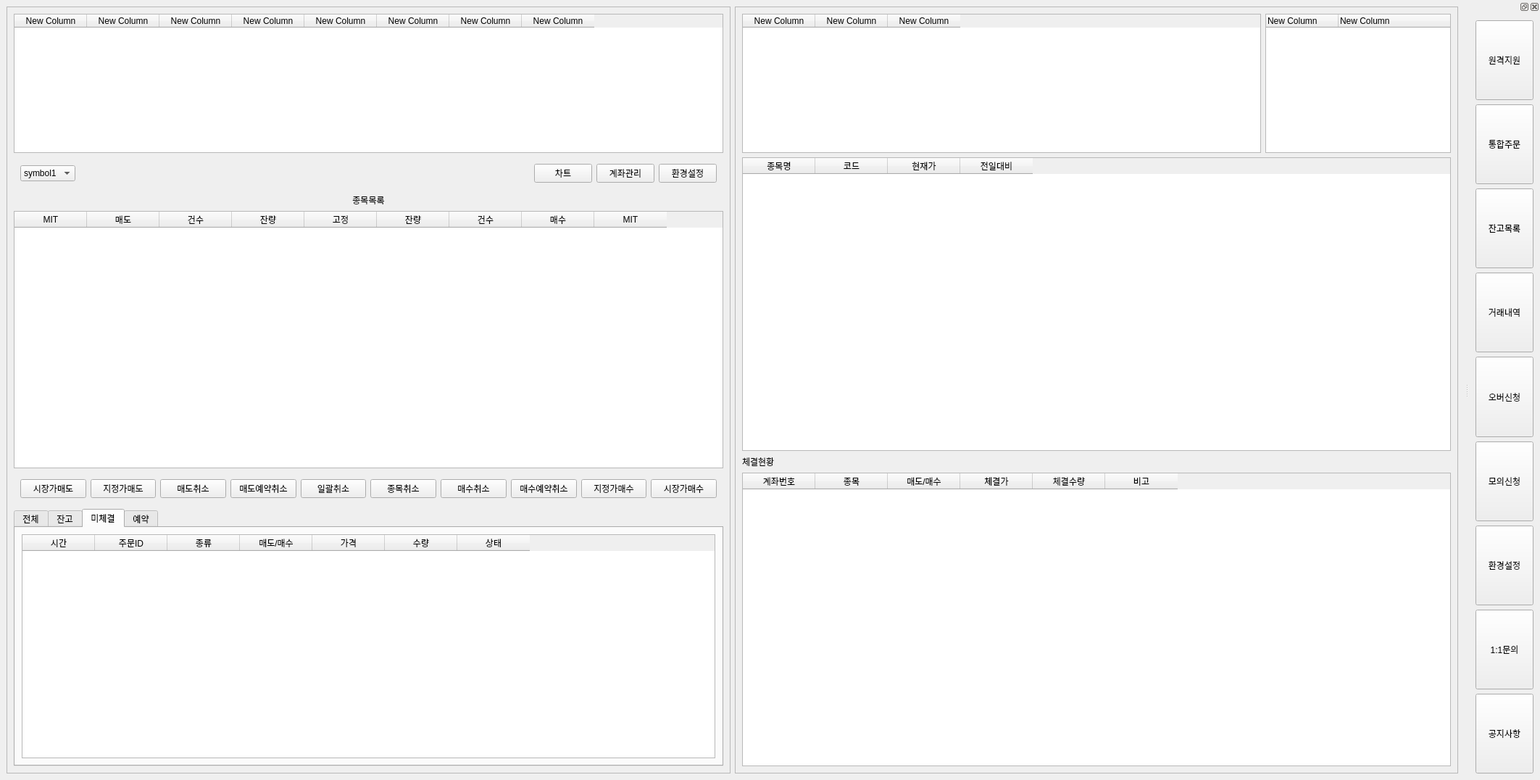
<?xml version="1.0" encoding="UTF-8"?>
<ui version="4.0">
 <class>MainWindow</class>
 <widget class="QMainWindow" name="MainWindow">
  <property name="geometry">
   <rect>
    <x>0</x>
    <y>0</y>
    <width>2125</width>
    <height>1076</height>
   </rect>
  </property>
  <property name="windowTitle">
   <string>나스닥100 호가창 예제 (확장형)</string>
  </property>
  <widget class="QWidget" name="centralwidget">
   <layout class="QHBoxLayout" name="mainLayout">
    <item>
     <widget class="QFrame" name="frame_left">
      <property name="frameShape">
       <enum>QFrame::StyledPanel</enum>
      </property>
      <layout class="QVBoxLayout" name="verticalLayout_left">
       <item>
        <widget class="QTableWidget" name="tableWidget">
         <property name="sizePolicy">
          <sizepolicy hsizetype="Expanding" vsizetype="Fixed">
           <horstretch>0</horstretch>
           <verstretch>0</verstretch>
          </sizepolicy>
         </property>
         <column>
          <property name="text">
           <string>New Column</string>
          </property>
         </column>
         <column>
          <property name="text">
           <string>New Column</string>
          </property>
         </column>
         <column>
          <property name="text">
           <string>New Column</string>
          </property>
         </column>
         <column>
          <property name="text">
           <string>New Column</string>
          </property>
         </column>
         <column>
          <property name="text">
           <string>New Column</string>
          </property>
         </column>
         <column>
          <property name="text">
           <string>New Column</string>
          </property>
         </column>
         <column>
          <property name="text">
           <string>New Column</string>
          </property>
         </column>
         <column>
          <property name="text">
           <string>New Column</string>
          </property>
         </column>
        </widget>
       </item>
       <item>
        <widget class="QFrame" name="frame_top">
         <property name="enabled">
          <bool>true</bool>
         </property>
         <property name="sizePolicy">
          <sizepolicy hsizetype="Minimum" vsizetype="Fixed">
           <horstretch>0</horstretch>
           <verstretch>0</verstretch>
          </sizepolicy>
         </property>
         <layout class="QHBoxLayout" name="horizontalLayout">
          <item>
           <widget class="QComboBox" name="drpbox_symbols">
            <item>
             <property name="text">
              <string>symbol1</string>
             </property>
            </item>
            <item>
             <property name="text">
              <string>symbol2</string>
             </property>
            </item>
            <item>
             <property name="text">
              <string>symbol3</string>
             </property>
            </item>
           </widget>
          </item>
          <item>
           <spacer name="horizontalSpacer">
            <property name="orientation">
             <enum>Qt::Horizontal</enum>
            </property>
            <property name="sizeHint" stdset="0">
             <size>
              <width>0</width>
              <height>0</height>
             </size>
            </property>
           </spacer>
          </item>
          <item>
           <widget class="QPushButton" name="button_chart">
            <property name="text">
             <string>차트</string>
            </property>
           </widget>
          </item>
          <item>
           <widget class="QPushButton" name="button_account">
            <property name="text">
             <string>계좌관리</string>
            </property>
           </widget>
          </item>
          <item>
           <widget class="QPushButton" name="button_setting">
            <property name="text">
             <string>환경설정</string>
            </property>
           </widget>
          </item>
         </layout>
        </widget>
       </item>
       <item>
        <widget class="QLabel" name="label_stocklist">
         <property name="text">
          <string>종목목록</string>
         </property>
         <property name="alignment">
          <set>Qt::AlignCenter</set>
         </property>
        </widget>
       </item>
       <item>
        <widget class="QTableWidget" name="table_hoga">
         <column>
          <property name="text">
           <string>MIT</string>
          </property>
         </column>
         <column>
          <property name="text">
           <string>매도</string>
          </property>
         </column>
         <column>
          <property name="text">
           <string>건수</string>
          </property>
         </column>
         <column>
          <property name="text">
           <string>잔량</string>
          </property>
         </column>
         <column>
          <property name="text">
           <string>고정</string>
          </property>
         </column>
         <column>
          <property name="text">
           <string>잔량</string>
          </property>
         </column>
         <column>
          <property name="text">
           <string>건수</string>
          </property>
         </column>
         <column>
          <property name="text">
           <string>매수</string>
          </property>
         </column>
         <column>
          <property name="text">
           <string>MIT</string>
          </property>
         </column>
        </widget>
       </item>
       <item>
        <widget class="QFrame" name="frame_buttons">
         <layout class="QHBoxLayout" name="horizontalLayout_buttons">
          <item>
           <widget class="QPushButton" name="button_sell_market_price">
            <property name="text">
             <string>시장가매도</string>
            </property>
           </widget>
          </item>
          <item>
           <widget class="QPushButton" name="button_sell_fix_price">
            <property name="text">
             <string>지정가매도</string>
            </property>
           </widget>
          </item>
          <item>
           <widget class="QPushButton" name="button_sell_cancel">
            <property name="text">
             <string>매도취소</string>
            </property>
           </widget>
          </item>
          <item>
           <widget class="QPushButton" name="button_sell_res_cancel">
            <property name="text">
             <string>매도예약취소</string>
            </property>
           </widget>
          </item>
          <item>
           <widget class="QPushButton" name="btn_cancel_orders">
            <property name="text">
             <string>일괄취소</string>
            </property>
           </widget>
          </item>
          <item>
           <widget class="QPushButton" name="button_item_cancel">
            <property name="text">
             <string>종목취소</string>
            </property>
           </widget>
          </item>
          <item>
           <widget class="QPushButton" name="button_buy_cancel">
            <property name="text">
             <string>매수취소</string>
            </property>
           </widget>
          </item>
          <item>
           <widget class="QPushButton" name="button_buy_res_cancel">
            <property name="text">
             <string>매수예약취소</string>
            </property>
           </widget>
          </item>
          <item>
           <widget class="QPushButton" name="button_buy_fix_price">
            <property name="text">
             <string>지정가매수</string>
            </property>
           </widget>
          </item>
          <item>
           <widget class="QPushButton" name="button_buy_market_price">
            <property name="text">
             <string>시장가매수</string>
            </property>
           </widget>
          </item>
         </layout>
        </widget>
       </item>
       <item>
        <widget class="QTabWidget" name="table_ready_trades">
         <property name="currentIndex">
          <number>2</number>
         </property>
         <widget class="QWidget" name="tab">
          <attribute name="title">
           <string>전체</string>
          </attribute>
          <layout class="QHBoxLayout" name="horizontalLayout_3">
           <item>
            <widget class="QTableWidget" name="tableWidget_6">
             <column>
              <property name="text">
               <string>New Column</string>
              </property>
             </column>
             <column>
              <property name="text">
               <string>New Column</string>
              </property>
             </column>
             <column>
              <property name="text">
               <string>New Column</string>
              </property>
             </column>
             <column>
              <property name="text">
               <string>New Column</string>
              </property>
             </column>
             <column>
              <property name="text">
               <string>New Column</string>
              </property>
             </column>
             <column>
              <property name="text">
               <string>New Column</string>
              </property>
             </column>
             <column>
              <property name="text">
               <string>New Column</string>
              </property>
             </column>
            </widget>
           </item>
          </layout>
         </widget>
         <widget class="QWidget" name="tab_2">
          <attribute name="title">
           <string>잔고</string>
          </attribute>
          <layout class="QGridLayout" name="gridLayout_2">
           <item row="0" column="0">
            <widget class="QTableWidget" name="tableWidget">
             <column>
              <property name="text">
               <string>New Column</string>
              </property>
             </column>
             <column>
              <property name="text">
               <string>New Column</string>
              </property>
             </column>
             <column>
              <property name="text">
               <string>New Column</string>
              </property>
             </column>
             <column>
              <property name="text">
               <string>New Column</string>
              </property>
             </column>
            </widget>
           </item>
          </layout>
         </widget>
         <widget class="QWidget" name="tab_3">
          <attribute name="title">
           <string>미체결</string>
          </attribute>
          <layout class="QHBoxLayout" name="horizontalLayout_2">
           <item>
            <widget class="QTableWidget" name="tap_ready_trades">
             <property name="maximumSize">
              <size>
               <width>958</width>
               <height>16777215</height>
              </size>
             </property>
             <column>
              <property name="text">
               <string>시간</string>
              </property>
             </column>
             <column>
              <property name="text">
               <string>주문ID</string>
              </property>
             </column>
             <column>
              <property name="text">
               <string>종류</string>
              </property>
             </column>
             <column>
              <property name="text">
               <string>매도/매수</string>
              </property>
             </column>
             <column>
              <property name="text">
               <string>가격</string>
              </property>
             </column>
             <column>
              <property name="text">
               <string>수량</string>
              </property>
             </column>
             <column>
              <property name="text">
               <string>상태</string>
              </property>
             </column>
            </widget>
           </item>
          </layout>
         </widget>
         <widget class="QWidget" name="tab_4">
          <attribute name="title">
           <string>예약</string>
          </attribute>
         </widget>
        </widget>
       </item>
      </layout>
     </widget>
    </item>
    <item>
     <widget class="QFrame" name="frame_center">
      <property name="sizePolicy">
       <sizepolicy hsizetype="Preferred" vsizetype="Expanding">
        <horstretch>0</horstretch>
        <verstretch>0</verstretch>
       </sizepolicy>
      </property>
      <property name="frameShape">
       <enum>QFrame::StyledPanel</enum>
      </property>
      <layout class="QGridLayout" name="gridLayout_3">
       <item row="7" column="0" colspan="3">
        <widget class="QTableWidget" name="table_trades">
         <property name="sizePolicy">
          <sizepolicy hsizetype="Expanding" vsizetype="Expanding">
           <horstretch>0</horstretch>
           <verstretch>0</verstretch>
          </sizepolicy>
         </property>
         <column>
          <property name="text">
           <string>계좌번호</string>
          </property>
         </column>
         <column>
          <property name="text">
           <string>종목</string>
          </property>
         </column>
         <column>
          <property name="text">
           <string>매도/매수</string>
          </property>
         </column>
         <column>
          <property name="text">
           <string>체결가</string>
          </property>
         </column>
         <column>
          <property name="text">
           <string>체결수량</string>
          </property>
         </column>
         <column>
          <property name="text">
           <string>비고</string>
          </property>
         </column>
        </widget>
       </item>
       <item row="6" column="0">
        <widget class="QLabel" name="label">
         <property name="sizePolicy">
          <sizepolicy hsizetype="Fixed" vsizetype="Fixed">
           <horstretch>0</horstretch>
           <verstretch>0</verstretch>
          </sizepolicy>
         </property>
         <property name="text">
          <string>체결현황</string>
         </property>
        </widget>
       </item>
       <item row="0" column="1" rowspan="2" colspan="2">
        <widget class="QTreeWidget" name="treeWidget_3">
         <property name="sizePolicy">
          <sizepolicy hsizetype="Expanding" vsizetype="Fixed">
           <horstretch>0</horstretch>
           <verstretch>0</verstretch>
          </sizepolicy>
         </property>
         <column>
          <property name="text">
           <string>New Column</string>
          </property>
         </column>
         <column>
          <property name="text">
           <string>New Column</string>
          </property>
         </column>
        </widget>
       </item>
       <item row="0" column="0" rowspan="2">
        <widget class="QTableWidget" name="tableWidget_4">
         <property name="sizePolicy">
          <sizepolicy hsizetype="Expanding" vsizetype="Fixed">
           <horstretch>0</horstretch>
           <verstretch>0</verstretch>
          </sizepolicy>
         </property>
         <column>
          <property name="text">
           <string>New Column</string>
          </property>
         </column>
         <column>
          <property name="text">
           <string>New Column</string>
          </property>
         </column>
         <column>
          <property name="text">
           <string>New Column</string>
          </property>
         </column>
        </widget>
       </item>
       <item row="2" column="0" colspan="3">
        <widget class="QTableWidget" name="table_stocklist">
         <property name="columnCount">
          <number>4</number>
         </property>
         <column>
          <property name="text">
           <string>종목명</string>
          </property>
         </column>
         <column>
          <property name="text">
           <string>코드</string>
          </property>
         </column>
         <column>
          <property name="text">
           <string>현재가</string>
          </property>
         </column>
         <column>
          <property name="text">
           <string>전일대비</string>
          </property>
         </column>
        </widget>
       </item>
      </layout>
     </widget>
    </item>
   </layout>
  </widget>
  <widget class="QDockWidget" name="dockWidget">
   <property name="enabled">
    <bool>true</bool>
   </property>
   <property name="sizePolicy">
    <sizepolicy hsizetype="Preferred" vsizetype="Expanding">
     <horstretch>0</horstretch>
     <verstretch>0</verstretch>
    </sizepolicy>
   </property>
   <property name="autoFillBackground">
    <bool>true</bool>
   </property>
   <property name="floating">
    <bool>false</bool>
   </property>
   <attribute name="dockWidgetArea">
    <number>2</number>
   </attribute>
   <widget class="QWidget" name="dockWidgetContents">
    <layout class="QVBoxLayout" name="verticalLayout">
     <item>
      <widget class="QPushButton" name="pushButton_3">
       <property name="sizePolicy">
        <sizepolicy hsizetype="Minimum" vsizetype="Expanding">
         <horstretch>0</horstretch>
         <verstretch>0</verstretch>
        </sizepolicy>
       </property>
       <property name="text">
        <string>원격지원</string>
       </property>
      </widget>
     </item>
     <item>
      <widget class="QPushButton" name="pushButton">
       <property name="sizePolicy">
        <sizepolicy hsizetype="Minimum" vsizetype="Expanding">
         <horstretch>0</horstretch>
         <verstretch>0</verstretch>
        </sizepolicy>
       </property>
       <property name="text">
        <string>통합주문</string>
       </property>
       <property name="iconSize">
        <size>
         <width>16</width>
         <height>30</height>
        </size>
       </property>
      </widget>
     </item>
     <item>
      <widget class="QPushButton" name="pushButton_9">
       <property name="sizePolicy">
        <sizepolicy hsizetype="Minimum" vsizetype="Expanding">
         <horstretch>0</horstretch>
         <verstretch>0</verstretch>
        </sizepolicy>
       </property>
       <property name="text">
        <string>잔고목록</string>
       </property>
      </widget>
     </item>
     <item>
      <widget class="QPushButton" name="pushButton_8">
       <property name="sizePolicy">
        <sizepolicy hsizetype="Minimum" vsizetype="Expanding">
         <horstretch>0</horstretch>
         <verstretch>0</verstretch>
        </sizepolicy>
       </property>
       <property name="text">
        <string>거래내역</string>
       </property>
      </widget>
     </item>
     <item>
      <widget class="QPushButton" name="pushButton_7">
       <property name="sizePolicy">
        <sizepolicy hsizetype="Minimum" vsizetype="Expanding">
         <horstretch>0</horstretch>
         <verstretch>0</verstretch>
        </sizepolicy>
       </property>
       <property name="text">
        <string>오버신청</string>
       </property>
      </widget>
     </item>
     <item>
      <widget class="QPushButton" name="pushButton_6">
       <property name="sizePolicy">
        <sizepolicy hsizetype="Minimum" vsizetype="Expanding">
         <horstretch>0</horstretch>
         <verstretch>0</verstretch>
        </sizepolicy>
       </property>
       <property name="text">
        <string>모의신청</string>
       </property>
      </widget>
     </item>
     <item>
      <widget class="QPushButton" name="pushButton_5">
       <property name="sizePolicy">
        <sizepolicy hsizetype="Minimum" vsizetype="Expanding">
         <horstretch>0</horstretch>
         <verstretch>0</verstretch>
        </sizepolicy>
       </property>
       <property name="text">
        <string>환경설정</string>
       </property>
      </widget>
     </item>
     <item>
      <widget class="QPushButton" name="pushButton_4">
       <property name="sizePolicy">
        <sizepolicy hsizetype="Minimum" vsizetype="Expanding">
         <horstretch>0</horstretch>
         <verstretch>0</verstretch>
        </sizepolicy>
       </property>
       <property name="text">
        <string>1:1문의</string>
       </property>
      </widget>
     </item>
     <item>
      <widget class="QPushButton" name="pushButton_2">
       <property name="sizePolicy">
        <sizepolicy hsizetype="Minimum" vsizetype="Expanding">
         <horstretch>0</horstretch>
         <verstretch>0</verstretch>
        </sizepolicy>
       </property>
       <property name="text">
        <string>공지사항</string>
       </property>
      </widget>
     </item>
    </layout>
   </widget>
  </widget>
 </widget>
 <resources/>
 <connections/>
</ui>
